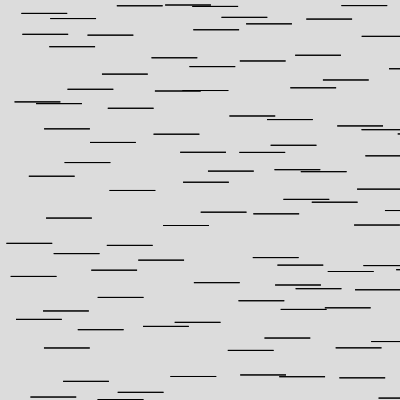
Frame 1 (no input)
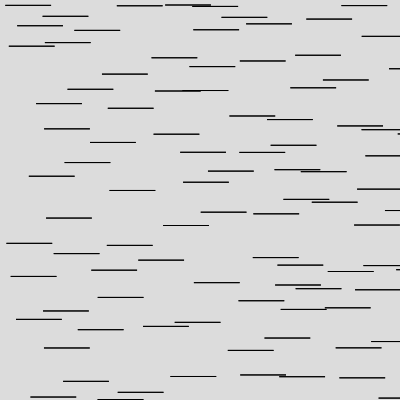
Frame 60 (no input)
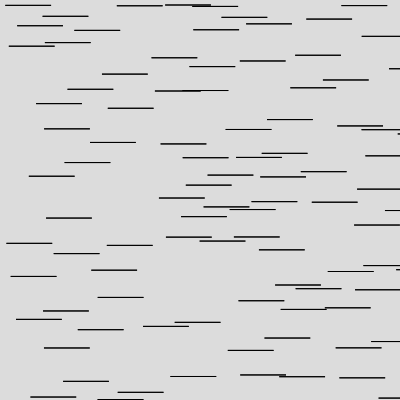
Frame 120 (the mouse pressed at the canvas centre since frame 60)

The p5.js sketch that drew these frames (run headless with seeded random() and noise() and a simulated clock; from frame 60 on, the mouse is pressed at the canvas centre):

// p5.js sketch
// ── sketch.js



let huddle;

function setup() {
  createCanvas(400, 400);
  huddle = new Huddle(100); // 20 penguins
}

function draw() {
  background(220);
  
  huddle.update(mouseX, mouseY);
  huddle.display();
}

// ── Huddle.js
class Huddle {
  constructor(n) {
    this.penguins = [];
    this.n = n;

    // Place penguins randomly, but no overlapping
    let attempts = 0;
    while (this.penguins.length < n && attempts < n * 100) {
      let x = random(width);
      let y = random(height);
      let size = random(15, 30);
      let newPenguin = new Penguin(x, y, size);

      // Check overlap with existing penguins
      let overlapping = false;
      for (let p of this.penguins) {
        if (newPenguin.isOverlapping(p)) {
          overlapping = true;
          break;
        }
      }

      if (!overlapping) {
        this.penguins.push(newPenguin);
      }
      attempts++;
    }
  }
  
  display() {
    for (let p of this.penguins) {
      p.display();
    }
  }
  
  update(mouseX, mouseY) {
    for (let p of this.penguins) {
      p.moveTowards(mouseX, mouseY, 100, 2, this.penguins);
    }
  }
}

// ── Pinguin.js
class Penguin {
  constructor(x, y, size) {
    this.pos = createVector(x, y);
    this.size = size;
    this.boxSize = size; // square box around the triangle for simplicity
  }
  
  display() {
    push();
    translate(this.pos.x, this.pos.y);
    triangle(50, 5, 5, 5);
    pop();

    // Optional: draw bounding box for debugging
    // noFill();
    // stroke(255, 0, 0);
    // rect(this.pos.x - this.boxSize / 2, this.pos.y - this.boxSize / 2, this.boxSize, this.boxSize);
    // noStroke();
  }
  
  getBoundingBox() {
    return {
      left: this.pos.x - this.boxSize / 2,
      right: this.pos.x + this.boxSize / 2,
      top: this.pos.y - this.boxSize / 2,
      bottom: this.pos.y + this.boxSize / 2
    };
  }
  
  // Check if this penguin's bounding box overlaps with another's
  isOverlapping(other) {
    let a = this.getBoundingBox();
    let b = other.getBoundingBox();

    return !(a.right < b.left || a.left > b.right || a.bottom < b.top || a.top > b.bottom);
  }
  
  // Attempt to move towards target, but only if no collision after move
  moveTowards(targetX, targetY, maxDistance, speed, others) {
    let target = createVector(targetX, targetY);
    let dir = p5.Vector.sub(target, this.pos);
    let d = dir.mag();

    if (d < maxDistance) {
      dir.setMag(speed);
      let newPos = p5.Vector.add(this.pos, dir);

      // Create temporary penguin at new position to check collisions
      let tempPenguin = new Penguin(newPos.x, newPos.y, this.size);

      // Check collisions with all others
      for (let other of others) {
        if (other !== this && tempPenguin.isOverlapping(other)) {
          // Collision detected, don't move
          return;
        }
      }
      // No collision, apply move
      this.pos = newPos;
    }
  }
}
